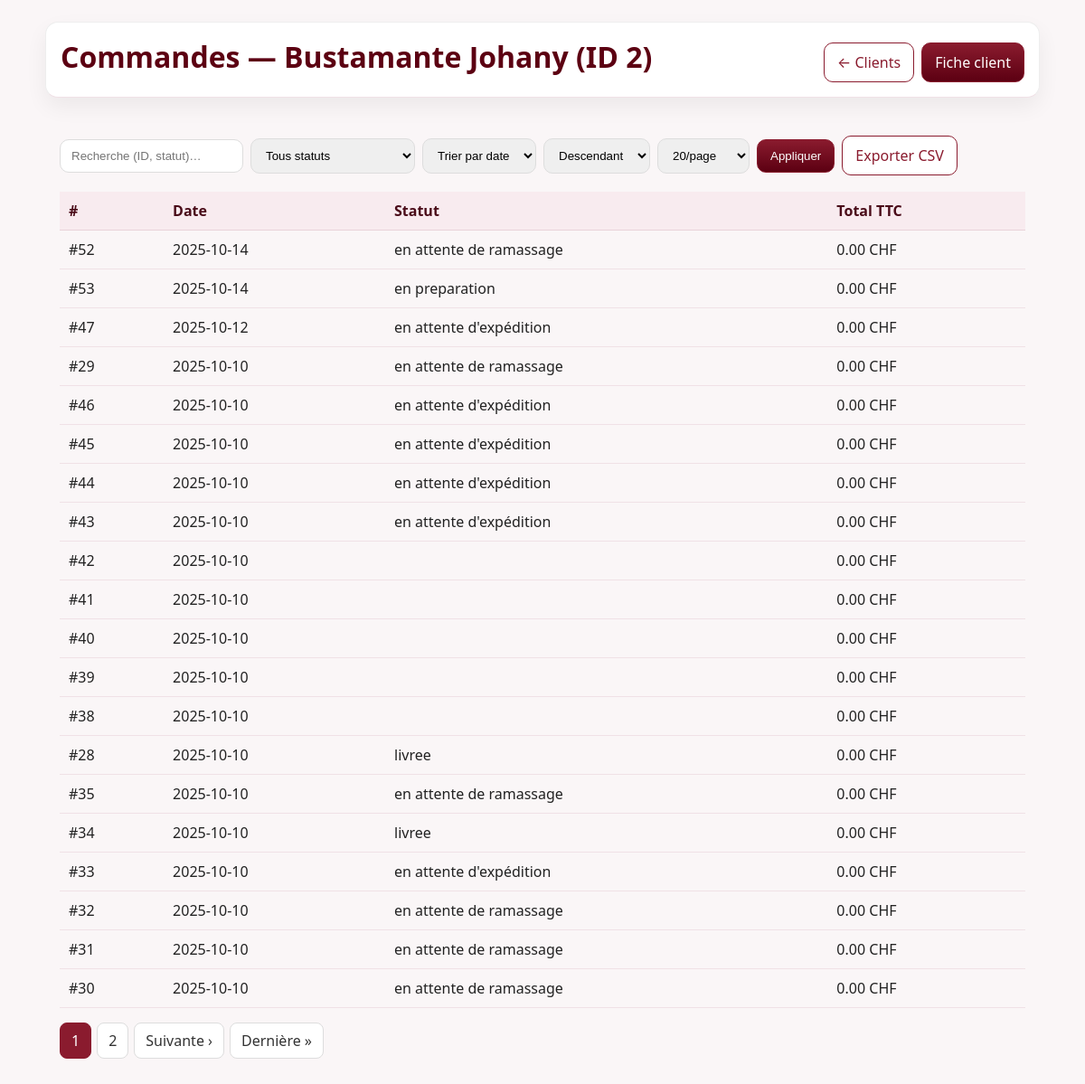
/pages/admin_client_commandes.php?per_id=2 (signed in), run on the app's committed database.
### tables this page shows
CREATE TABLE `PERSONNE` (
                            `PER_ID` bigint(20) NOT NULL,
                            `PER_NOM` varchar(50) NOT NULL,
                            `PER_PRENOM` varchar(30) NOT NULL,
                            `PER_EMAIL` varchar(50) NOT NULL,
                            `PER_MDP` varchar(100) NOT NULL,
                            `PER_NUM_TEL` char(10) NOT NULL,
                            `reset_token_hash` varchar(64) DEFAULT NULL,
                            `reset_token_expires_at` datetime DEFAULT NULL,
                            `PER_COMPTE_ACTIF` tinyint(1) NOT NULL DEFAULT 1 COMMENT '1=actif,0=inactif'
);

CREATE TABLE `COMMANDE` (
                            `COM_ID` bigint(20) NOT NULL,
                            `PER_ID` bigint(20) NOT NULL,
                            `LIV_ID` bigint(20) DEFAULT NULL,
                            `PAI_ID` bigint(20) DEFAULT NULL,
                            `STRIPE_SESSION_ID` varchar(255) DEFAULT NULL,
                            `COM_STATUT` enum('en preparation','en attente d''expédition','expediee','en attente de ramassage','livree','annulee') NOT NULL DEFAULT 'en preparation',
                            `COM_ARCHIVE` tinyint(1) NOT NULL DEFAULT 0,
                            `COM_ARCHIVED_AT` datetime DEFAULT NULL,
                            `COM_DATE` date NOT NULL,
                            `COM_DESCRIPTION` text DEFAULT NULL,
                            `COM_TVA_TAUX` decimal(5,2) NOT NULL DEFAULT 7.70,
                            `COM_TVA_MONTANT` decimal(10,2) NOT NULL DEFAULT 0.00,
                            `COM_MONTANT_TOTAL` decimal(10,2) NOT NULL DEFAULT 0.00,
                            `TOTAL_PAYER_CHF` decimal(10,2) DEFAULT NULL,
                            `COM_RETRAIT_DEBUT` datetime DEFAULT NULL,
                            `COM_RETRAIT_FIN` datetime DEFAULT NULL
);

### pages/admin_client_commandes.php (the view, shortened to what this page needs)
<?php
$dir  = rtrim(dirname($_SERVER['PHP_SELF'] ?? $_SERVER['SCRIPT_NAME']), '/\\');
$BASE = ($dir === '' || $dir === '.') ? '/' : $dir . '/';
$pdo = require __DIR__ . '/../database/config/connexionBDD.php';
$pdo->setAttribute(PDO::ATTR_ERRMODE, PDO::ERRMODE_EXCEPTION);
function h($s): string { return htmlspecialchars((string)$s, ENT_QUOTES, 'UTF-8'); }
$perId   = (int)($_GET['per_id'] ?? 0);
$q       = trim($_GET['q'] ?? '');
$page    = max(1, (int)($_GET['page'] ?? 1));
$perPage = min(100, max(5, (int)($_GET['pp'] ?? 20)));
$sort    = $_GET['sort'] ?? 'date';
$allowed = [
    'date'  => 'c.COM_DATE',
    'id'    => 'c.COM_ID',
    'total' => 'COALESCE(c.COM_MONTANT_TOTAL,0)'
];
$orderBy = $allowed[$sort] ?? $allowed['date'];
$dirOrd  = strtoupper($_GET['dir'] ?? 'DESC');
$dirOrd  = in_array($dirOrd, ['ASC','DESC'], true) ? $dirOrd : 'DESC';
$st = $pdo->prepare("
    SELECT p.PER_ID, p.PER_NOM, p.PER_PRENOM, p.PER_EMAIL
    FROM PERSONNE p INNER JOIN CLIENT c ON c.PER_ID = p.PER_ID
    WHERE p.PER_ID = :id
");
$st->execute([':id'=>$perId]);
$client = $st->fetch(PDO::FETCH_ASSOC);
$where = 'c.PER_ID = :pid';
$params = [':pid'=>$perId];
$st = $pdo->prepare("SELECT COUNT(*) FROM COMMANDE c WHERE $where");
foreach ($params as $k=>$v) $st->bindValue($k,$v);
$st->execute();
$total = (int)$st->fetchColumn();
$pages  = max(1, (int)ceil($total / $perPage));
$page   = min($page, $pages);
$offset = ($page - 1) * $perPage;
$sql = "
    SELECT c.COM_ID, c.COM_DATE, c.COM_STATUT, COALESCE(c.COM_MONTANT_TOTAL,0) AS TOTAL_TTC
    FROM COMMANDE c
    WHERE $where
    ORDER BY $orderBy $dirOrd
    LIMIT :limit OFFSET :offset
";
$st = $pdo->prepare($sql);
foreach ($params as $k=>$v) $st->bindValue($k,$v);
$st->bindValue(':limit',  $perPage, PDO::PARAM_INT);
$st->bindValue(':offset', $offset,  PDO::PARAM_INT);
$st->execute();
$rows = $st->fetchAll(PDO::FETCH_ASSOC);
function qurl(array $merge=[]): string {
    $all = array_merge($_GET, $merge);
    return '?' . http_build_query($all);
}
?>
<!DOCTYPE html>
<html lang="fr">
<head>
</head>
<body>
<div class="container">
    <div class="card topbar">
        <h1>Commandes — <?= h($client['PER_NOM']) ?> <?= h($client['PER_PRENOM']) ?> (ID <?= h($client['PER_ID']) ?>)</h1>
        <div style="display:flex;gap:8px;flex-wrap:wrap">
            <a class="btn secondary" href="<?= h($BASE.'admin_clients.php') ?>">← Clients</a>
            <a class="btn" href="<?= h($BASE.'admin_client_detail.php?per_id='.$client['PER_ID']) ?>">Fiche client</a>
        </div>
    </div>
    <div class="grid">
        <form class="toolbar" method="get" action="">
            <input type="text" name="q" value="<?= h($q) ?>" placeholder="Recherche (ID, statut)…">
            <select name="statut">
                <option value="">Tous statuts</option>
            </select>
            <select name="sort">
                <option value="date"  <?= $sort==='date'?'selected':'' ?>>Trier par date</option>
            </select>
            <select name="dir">
                <option value="DESC" <?= $dirOrd==='DESC'?'selected':'' ?>>Descendant</option>
            </select>
            <select name="pp" title="Par page">
                <?php foreach ([10,20,30,50,100] as $opt): ?>
                    <option value="<?= $opt ?>" <?= $perPage===$opt?'selected':'' ?>><?= $opt ?>/page</option>
                <?php endforeach; ?>
            </select>
            <button class="btn" type="submit">Appliquer</button>
            <a class="btn secondary" href="<?= h(qurl(['export'=>1])) ?>">Exporter CSV</a>
        </form>
        <?php if (empty($rows)): ?>
            <p style="color:#666">Aucune commande trouvée.</p>
        <?php else: ?>
            <table>
                <thead>
                <tr>
                    <th>#</th>
                    <th>Date</th>
                    <th>Statut</th>
                    <th>Total TTC</th>
                </tr>
                </thead>
                <tbody>
                <?php foreach ($rows as $r): ?>
                    <tr>
                        <td>#<?= h($r['COM_ID']) ?></td>
                        <td><?= h($r['COM_DATE']) ?></td>
                        <td><?= h($r['COM_STATUT']) ?></td>
                        <td><?= number_format((float)$r['TOTAL_TTC'], 2, '.', "'") ?> CHF</td>
                    </tr>
                <?php endforeach; ?>
                </tbody>
            </table>
            <?php
            $next = min($pages, $page+1);
            ?>
            <div class="pagination">
                <?php
                $start = max(1, $page-2);
                $end   = min($pages, $page+2);
                for ($i=$start; $i<=$end; $i++):
                    ?>
                    <a class="page <?= $i===$page?'active':'' ?>" href="<?= h(qurl(['page'=>$i])) ?>"><?= $i ?></a>
                <?php endfor; ?>
                <?php if ($page < $pages): ?>
                    <a class="page" href="<?= h(qurl(['page'=>$next])) ?>">Suivante ›</a>
                    <a class="page" href="<?= h(qurl(['page'=>$pages])) ?>">Dernière »</a>
                <?php endif; ?>
            </div>
        <?php endif; ?>
    </div>
</div>
</body>
</html>

### pages/admin_client_commandes.php (style rules this page uses)
:root { --bordeaux:#8A1B2E;--bordeaux-2:#5C0012;--bg:#faf6f7;--card:#fff;--ring:#eee;--text:#222;--muted:#666 }
* { box-sizing:border-box }
body { margin:0;padding:24px;font-family:system-ui,-apple-system,Segoe UI,Roboto,Arial,sans-serif;background:var(--bg);color:var(--text) }
.container { max-width:1100px;margin:0 auto }
.card { background:var(--card);border:1px solid var(--ring);border-radius:14px;box-shadow:0 10px 24px rgba(0,0,0,.06);overflow:hidden;margin-bottom:16px }
.topbar { display:flex;justify-content:space-between;align-items:baseline;padding:16px;border-bottom:1px solid #f0e1e6;background:#fff }
h1 { margin:0;color:var(--bordeaux-2) }
.grid { padding:16px }
.toolbar { display:flex;gap:8px;flex-wrap:wrap;align-items:center;margin:10px 0 18px }
input[type="text"],select { padding:10px 12px;border:1px solid #ddd;border-radius:10px }
.btn { padding:10px 14px;border:1px solid var(--bordeaux);background:linear-gradient(180deg,var(--bordeaux),var(--bordeaux-2));color:#fff;border-radius:10px;text-decoration:none;display:inline-block }
.btn.secondary { background:#fff;color:var(--bordeaux) }
table { width:100%;border-collapse:collapse }
thead th { background:#f8ebef;color:#4a0c19;font-weight:600;text-align:left;padding:10px;border-bottom:1px solid #e9d3d9 }
tbody td { padding:10px;border-bottom:1px solid #f0e1e6 }
.pagination { display:flex;gap:6px;flex-wrap:wrap;margin:16px 0 0;align-items:center }
.page { padding:8px 12px;border:1px solid #ddd;border-radius:8px;text-decoration:none;color:#333;background:#fff }
.page.active { background:var(--bordeaux);color:#fff;border-color:var(--bordeaux) }

### data on the page
personne: PER_NOM "Bustamante", PER_PRENOM "Johany", PER_ID "2"
commande: COM_ID "52", COM_DATE "2025-10-14", COM_STATUT "en attente de ramassage", TOTAL_TTC "0.00"
commande: COM_ID "53", COM_DATE "2025-10-14", COM_STATUT "en preparation", TOTAL_TTC "0.00"
commande: COM_ID "47", COM_DATE "2025-10-12", COM_STATUT "en attente d'expédition", TOTAL_TTC "0.00"
commande: COM_ID "29", COM_DATE "2025-10-10", COM_STATUT "en attente de ramassage", TOTAL_TTC "0.00"
commande: COM_ID "46", COM_DATE "2025-10-10", COM_STATUT "en attente d'expédition", TOTAL_TTC "0.00"
commande: COM_ID "45", COM_DATE "2025-10-10", COM_STATUT "en attente d'expédition", TOTAL_TTC "0.00"
commande: COM_ID "44", COM_DATE "2025-10-10", COM_STATUT "en attente d'expédition", TOTAL_TTC "0.00"
commande: COM_ID "43", COM_DATE "2025-10-10", COM_STATUT "en attente d'expédition", TOTAL_TTC "0.00"
commande: COM_ID "42", COM_DATE "2025-10-10", TOTAL_TTC "0.00"
commande: COM_ID "41", COM_DATE "2025-10-10", TOTAL_TTC "0.00"
commande: COM_ID "40", COM_DATE "2025-10-10", TOTAL_TTC "0.00"
commande: COM_ID "39", COM_DATE "2025-10-10", TOTAL_TTC "0.00"
commande: COM_ID "38", COM_DATE "2025-10-10", TOTAL_TTC "0.00"
commande: COM_ID "28", COM_DATE "2025-10-10", COM_STATUT "livree", TOTAL_TTC "0.00"
commande: COM_ID "35", COM_DATE "2025-10-10", COM_STATUT "en attente de ramassage", TOTAL_TTC "0.00"
commande: COM_ID "34", COM_DATE "2025-10-10", COM_STATUT "livree", TOTAL_TTC "0.00"
commande: COM_ID "33", COM_DATE "2025-10-10", COM_STATUT "en attente d'expédition", TOTAL_TTC "0.00"
commande: COM_ID "32", COM_DATE "2025-10-10", COM_STATUT "en attente de ramassage", TOTAL_TTC "0.00"
commande: COM_ID "31", COM_DATE "2025-10-10", COM_STATUT "en attente de ramassage", TOTAL_TTC "0.00"
commande: COM_ID "30", COM_DATE "2025-10-10", COM_STATUT "en attente de ramassage", TOTAL_TTC "0.00"

### other printed values
form field pp "20/page"
